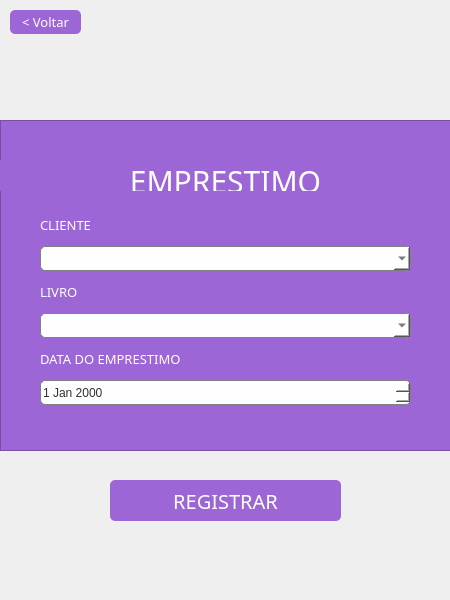
<?xml version="1.0" encoding="UTF-8"?>
<ui version="4.0">
 <class>telaEmprestimo</class>
 <widget class="QDialog" name="telaEmprestimo">
  <property name="geometry">
   <rect>
    <x>0</x>
    <y>0</y>
    <width>450</width>
    <height>600</height>
   </rect>
  </property>
  <property name="minimumSize">
   <size>
    <width>450</width>
    <height>600</height>
   </size>
  </property>
  <property name="maximumSize">
   <size>
    <width>450</width>
    <height>600</height>
   </size>
  </property>
  <property name="sizeIncrement">
   <size>
    <width>450</width>
    <height>600</height>
   </size>
  </property>
  <property name="windowTitle">
   <string>BIBLIOTECA</string>
  </property>
  <property name="windowIcon">
   <iconset resource="arquivos.qrc">
    <normaloff>:/images/images/logo.ico</normaloff>:/images/images/logo.ico</iconset>
  </property>
  <widget class="QPushButton" name="regsEmprestimo_bt">
   <property name="geometry">
    <rect>
     <x>110</x>
     <y>480</y>
     <width>231</width>
     <height>41</height>
    </rect>
   </property>
   <property name="sizePolicy">
    <sizepolicy hsizetype="Minimum" vsizetype="Expanding">
     <horstretch>0</horstretch>
     <verstretch>0</verstretch>
    </sizepolicy>
   </property>
   <property name="cursor">
    <cursorShape>PointingHandCursor</cursorShape>
   </property>
   <property name="focusPolicy">
    <enum>Qt::ClickFocus</enum>
   </property>
   <property name="styleSheet">
    <string notr="true">QPushButton{font-size: 20px;
border-radius: 5px;
background-color:#9d66d6;
color: #fefefe;
font-family:Franklin Gothic Heavy;}

:hover{
background-color:#ad7fdd;}
</string>
   </property>
   <property name="text">
    <string>REGISTRAR</string>
   </property>
   <property name="autoDefault">
    <bool>false</bool>
   </property>
  </widget>
  <widget class="QPushButton" name="pushButton">
   <property name="geometry">
    <rect>
     <x>10</x>
     <y>10</y>
     <width>71</width>
     <height>24</height>
    </rect>
   </property>
   <property name="cursor">
    <cursorShape>PointingHandCursor</cursorShape>
   </property>
   <property name="focusPolicy">
    <enum>Qt::NoFocus</enum>
   </property>
   <property name="styleSheet">
    <string notr="true">QPushButton{font-size: 13px;
border-radius: 5px;
background-color:#9d66d6;
color: #fefefe;
font-family:Franklin Gothic Heavy;}

:hover{
background-color:#ad7fdd;}</string>
   </property>
   <property name="text">
    <string>&lt; Voltar</string>
   </property>
  </widget>
  <widget class="QFrame" name="frame">
   <property name="geometry">
    <rect>
     <x>0</x>
     <y>120</y>
     <width>451</width>
     <height>331</height>
    </rect>
   </property>
   <property name="styleSheet">
    <string notr="true">background-color:#9d66d6;
color:#fefefe;</string>
   </property>
   <property name="frameShape">
    <enum>QFrame::StyledPanel</enum>
   </property>
   <property name="frameShadow">
    <enum>QFrame::Raised</enum>
   </property>
   <widget class="QLabel" name="login_2">
    <property name="geometry">
     <rect>
      <x>0</x>
      <y>40</y>
      <width>451</width>
      <height>31</height>
     </rect>
    </property>
    <property name="styleSheet">
     <string notr="true">font-family:Franklin Gothic Heavy;
font-size:30px;
color:#fefefe;
</string>
    </property>
    <property name="text">
     <string>EMPRESTIMO</string>
    </property>
    <property name="textFormat">
     <enum>Qt::PlainText</enum>
    </property>
    <property name="alignment">
     <set>Qt::AlignCenter</set>
    </property>
    <property name="textInteractionFlags">
     <set>Qt::TextSelectableByMouse</set>
    </property>
   </widget>
   <widget class="QWidget" name="layoutWidget">
    <property name="geometry">
     <rect>
      <x>40</x>
      <y>90</y>
      <width>371</width>
      <height>211</height>
     </rect>
    </property>
    <layout class="QVBoxLayout" name="verticalLayout">
     <item>
      <widget class="QLabel" name="label_8">
       <property name="maximumSize">
        <size>
         <width>16777215</width>
         <height>10</height>
        </size>
       </property>
       <property name="styleSheet">
        <string notr="true">color: #fefefe;
font-family:Franklin Gothic Heavy;
font-size:13px;</string>
       </property>
       <property name="text">
        <string>CLIENTE</string>
       </property>
      </widget>
     </item>
     <item>
      <widget class="QComboBox" name="clientes_cbox">
       <property name="minimumSize">
        <size>
         <width>188</width>
         <height>0</height>
        </size>
       </property>
       <property name="maximumSize">
        <size>
         <width>16777215</width>
         <height>25</height>
        </size>
       </property>
       <property name="sizeIncrement">
        <size>
         <width>0</width>
         <height>25</height>
        </size>
       </property>
       <property name="styleSheet">
        <string notr="true">border: 1px solid grey;
  border-radius: 5px;
background-color:#fefefe;
color:#303030</string>
       </property>
      </widget>
     </item>
     <item>
      <widget class="QLabel" name="label_9">
       <property name="maximumSize">
        <size>
         <width>16777215</width>
         <height>10</height>
        </size>
       </property>
       <property name="styleSheet">
        <string notr="true">color: #fefefe;
font-family:Franklin Gothic Heavy;
font-size:13px;</string>
       </property>
       <property name="text">
        <string>LIVRO</string>
       </property>
      </widget>
     </item>
     <item>
      <widget class="QComboBox" name="livros_cbox">
       <property name="minimumSize">
        <size>
         <width>188</width>
         <height>0</height>
        </size>
       </property>
       <property name="maximumSize">
        <size>
         <width>16777215</width>
         <height>25</height>
        </size>
       </property>
       <property name="sizeIncrement">
        <size>
         <width>0</width>
         <height>25</height>
        </size>
       </property>
       <property name="styleSheet">
        <string notr="true">border: 1px solid grey;
  border-radius: 5px;
background-color:#fefefe;
color:#303030</string>
       </property>
      </widget>
     </item>
     <item>
      <widget class="QLabel" name="label_10">
       <property name="maximumSize">
        <size>
         <width>16777215</width>
         <height>10</height>
        </size>
       </property>
       <property name="styleSheet">
        <string notr="true">color: #fefefe;
font-family:Franklin Gothic Heavy;
font-size:13px;</string>
       </property>
       <property name="text">
        <string>DATA DO EMPRESTIMO</string>
       </property>
      </widget>
     </item>
     <item>
      <widget class="QDateEdit" name="emprestimo_date">
       <property name="minimumSize">
        <size>
         <width>0</width>
         <height>25</height>
        </size>
       </property>
       <property name="maximumSize">
        <size>
         <width>16777215</width>
         <height>25</height>
        </size>
       </property>
       <property name="sizeIncrement">
        <size>
         <width>0</width>
         <height>25</height>
        </size>
       </property>
       <property name="styleSheet">
        <string notr="true">border: 1px solid grey;
  border-radius: 5px;
background-color:#fefefe;
color:#303030</string>
       </property>
      </widget>
     </item>
    </layout>
   </widget>
  </widget>
  <widget class="QLabel" name="label_6">
   <property name="geometry">
    <rect>
     <x>190</x>
     <y>80</y>
     <width>70</width>
     <height>70</height>
    </rect>
   </property>
   <property name="minimumSize">
    <size>
     <width>70</width>
     <height>70</height>
    </size>
   </property>
   <property name="maximumSize">
    <size>
     <width>70</width>
     <height>70</height>
    </size>
   </property>
   <property name="text">
    <string/>
   </property>
   <property name="pixmap">
    <pixmap resource="arquivos.qrc">:/images/images/444.png</pixmap>
   </property>
   <property name="scaledContents">
    <bool>true</bool>
   </property>
  </widget>
  <zorder>frame</zorder>
  <zorder>regsEmprestimo_bt</zorder>
  <zorder>pushButton</zorder>
  <zorder>label_6</zorder>
 </widget>
 <resources>
  <include location="arquivos.qrc"/>
 </resources>
 <connections/>
</ui>
